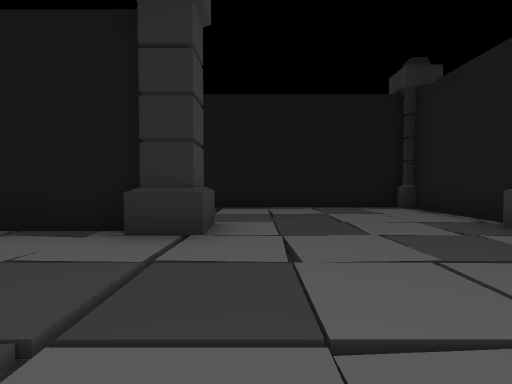
View 1 (above)

24 first-person views from a walk through a Unity game level. The camera is 1.3 m above the floor, tilts 2° down and sees 85° across. The floor is counted in squares, 2 m on a side. Each view is taken from the middle of a square. On the plan, view 1 faces up. The plan holds only what a view shows up to about 9 squares ahead; the rest is blank. The place goes on beyond the plan. The player is left out.

View 2
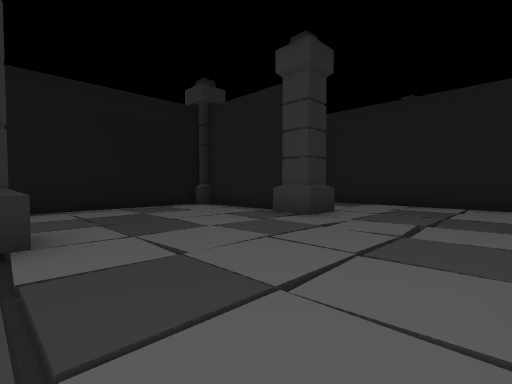

View 3
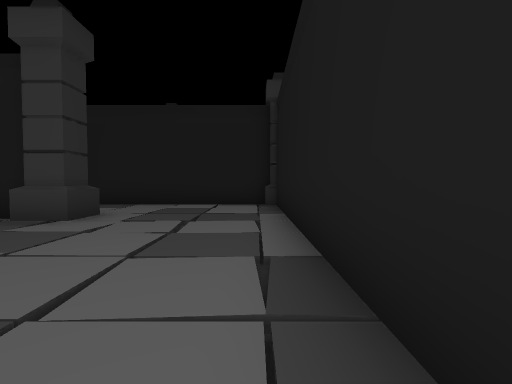

View 4
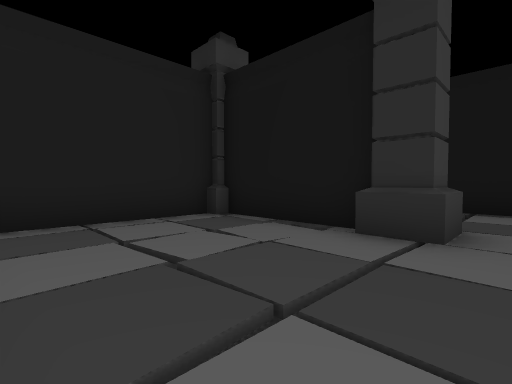

View 5
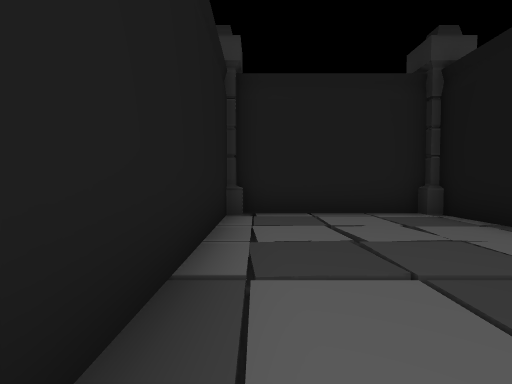

View 6
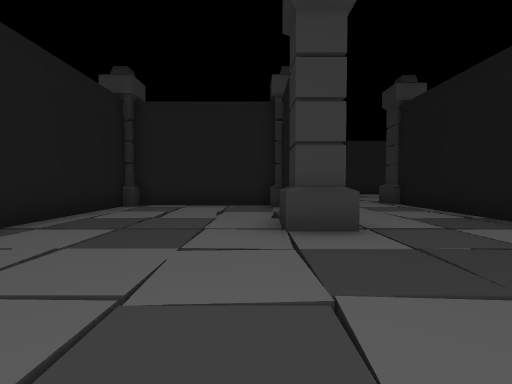

View 7
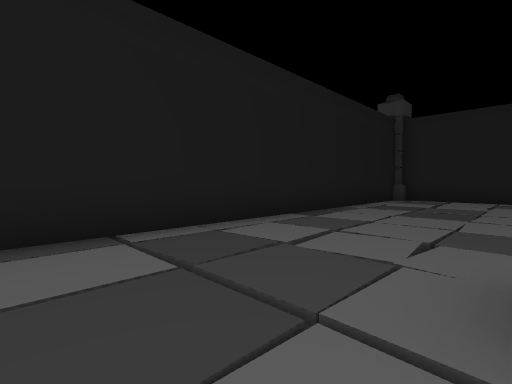

View 8
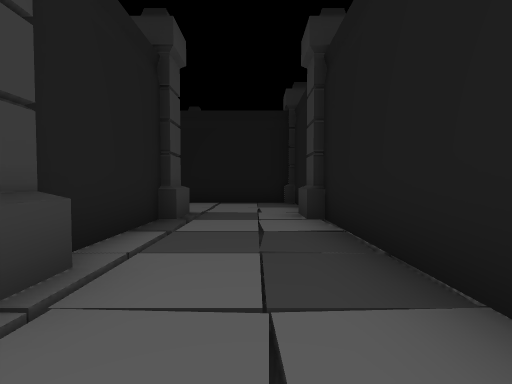

View 9
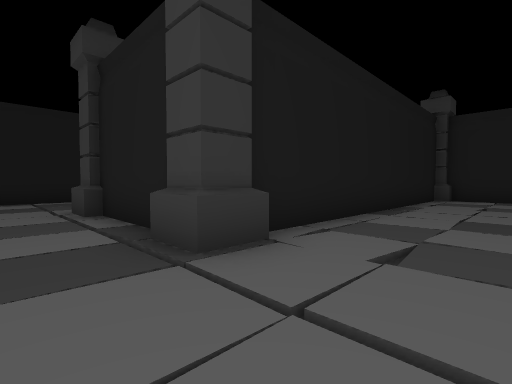

View 10
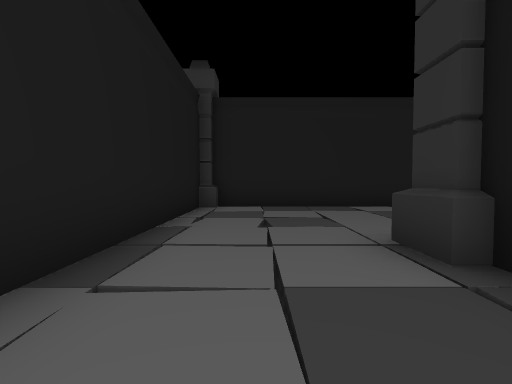

View 11
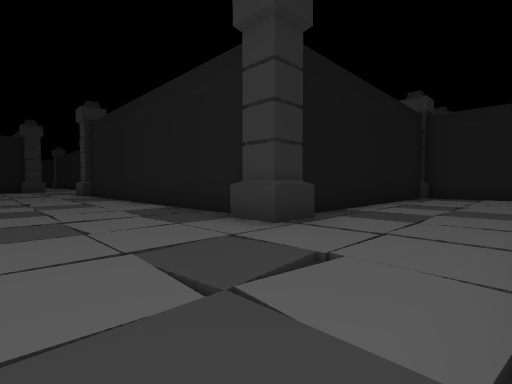

View 12
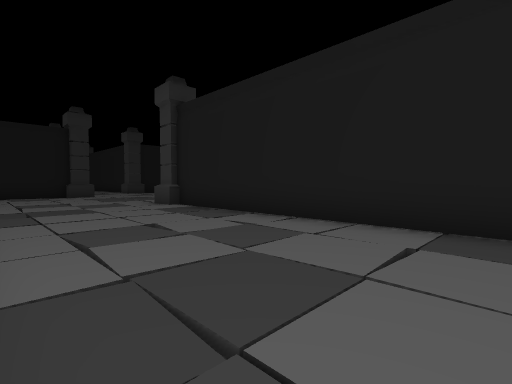

View 13
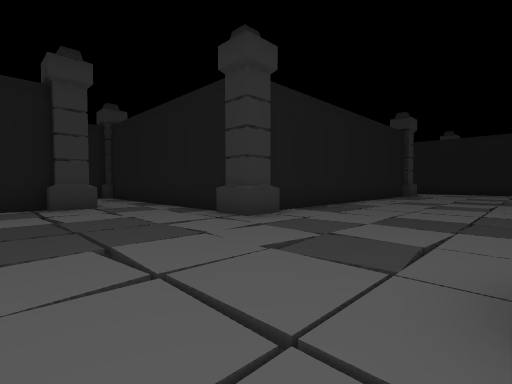

View 14
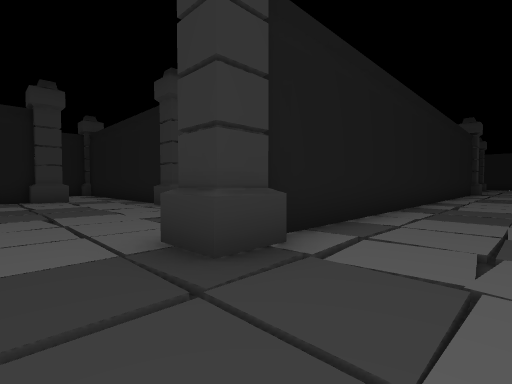

View 15
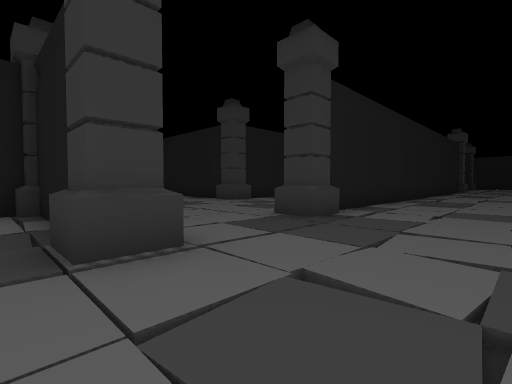

View 16
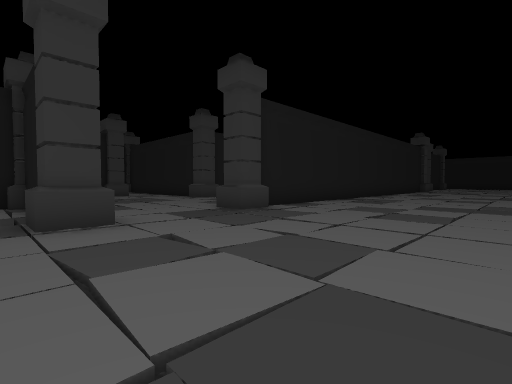

View 17
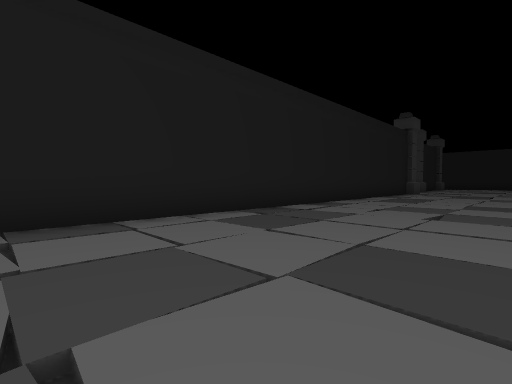

View 18
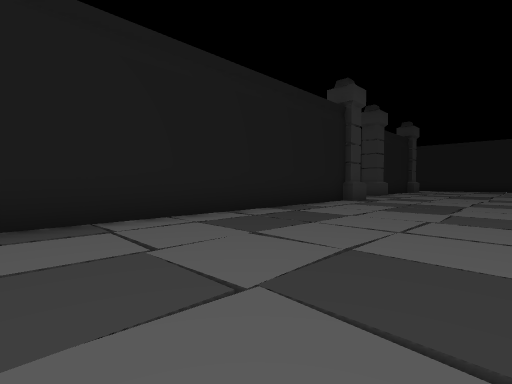

View 19
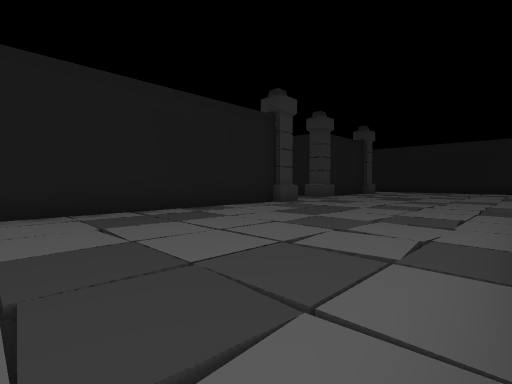

View 20
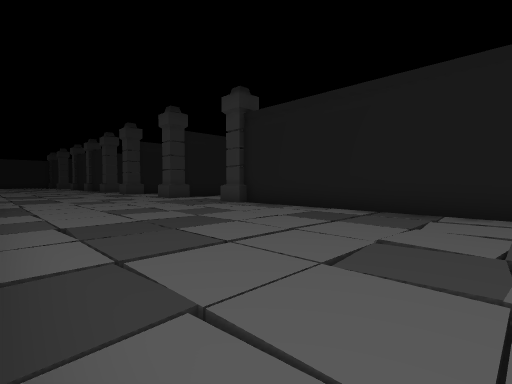

View 21
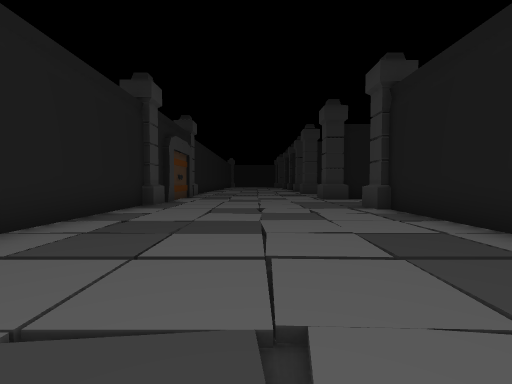

View 22
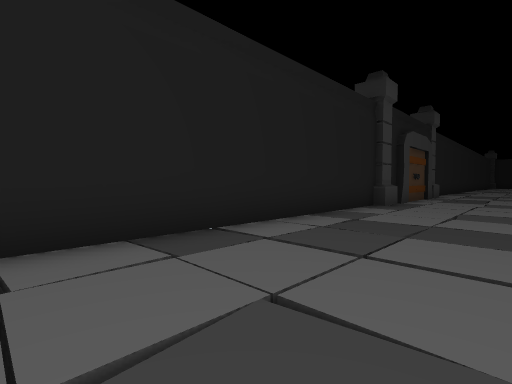

View 23
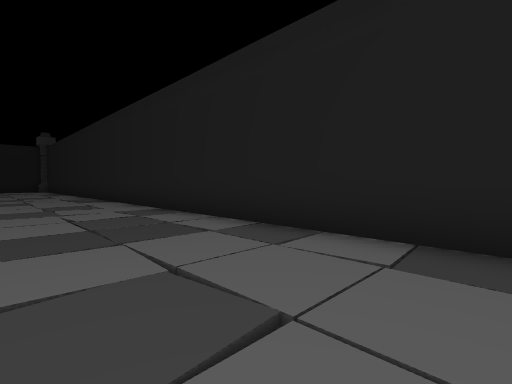

View 24
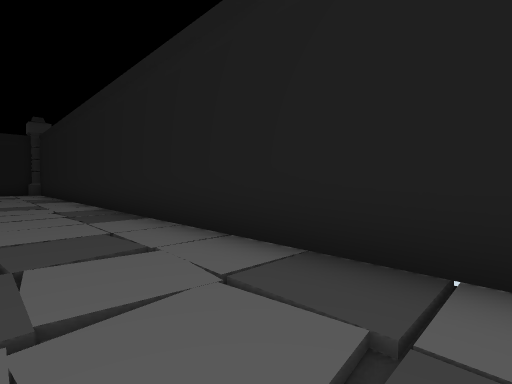

### Floor plan
Points are (right, up) in squares from view 1. A wall is a line through its corners. A room is listed if a view was taken in it or the views show most of it. See-through windows are left out.
Room 1 (views 1, 2, 3, 4, 5, 6, 7, 8)
walls: (-1.5, 3.7) (-4.5, 3.7); (4, 4.4) (4, 6.5); (3.5, 7.2) (-0.5, 7.2); (-4.8, 3.5) (-4.8, -0.5); (-4.5, -0.6) (6.1, -0.6); (7.2, -0.5) (7.2, 4.5)
ways out: opening at (-1, 5.5) to room 2; opening at (5.5, 5.5) to room 2
objects: other object (-1, 4); other object (4, 4)
Room 2 (views 9, 10, 11, 12, 13, 14, 15, 16, 17, 18, 19, 20, 21, 22, 23, 24)
walls: (-0.8, 11.5) (-0.8, 20.5); (-0.5, 7.2) (-5.4, 7.2); (4.3, 6.6) (4.3, 4.4); (-5.8, 7.8) (-5.8, 22.6); (-5.5, 13.2) (-5.5, 7.5) (3.6, 7.5); (6.5, 10.8) (-0.4, 10.8); (7.2, 8.4) (7.2, 10.2); (7.2, 4.5) (7.2, 6.5); (-0.2, 21.2) (4, 21.2); (3, 23.6) (3, 24.8); (-4.8, 27.2) (-2.5, 27.2); (-12.2, 23.2) (-12.2, 2.5); (-12.2, 25.2) (-12.2, 24.8); (-11.8, 25.8) (-11.8, 25.1)
ways out: opening at (-1, 5.5) to room 1; opening at (5.5, 5.5) to room 1; opening at (3, 22.5)
objects: other object (-12, 24); other object (-6, 7); other object (-6, 23); other object (-6, 27); other object (-5, -1); other object (-5, 4); other object (-2, 27); other object (-1, 11); other object (-1, 21); other object (3, 23); other object (4, 7); other object (7, -1); other object (7, 7); other object (7, 11)

Where each view was taken, in squares from view 1:
view 1: 0 up, 0 right, facing up
view 2: 0 up, 1 left, facing up-right
view 3: 0 up, 1 left, facing right
view 4: 0 up, 0 right, facing up-left
view 5: 0 up, 1 right, facing left
view 6: 3 up, 3 right, facing left
view 7: 3 up, 6 right, facing down-left
view 8: 2 up, 6 right, facing up
view 9: 10 up, 6 right, facing down-left
view 10: 9 up, 2 right, facing left
view 11: 8 up, 4 left, facing up-right
view 12: 13 up, 5 left, facing up-right
view 13: 25 up, 5 left, facing down-right
view 14: 25 up, 8 left, facing down-right
view 15: 28 up, 9 left, facing down-right
view 16: 28 up, 11 left, facing down-right
view 17: 22 up, 10 left, facing down-right
view 18: 16 up, 10 left, facing down-right
view 19: 15 up, 12 left, facing down-right
view 20: 16 up, 12 left, facing up-right
view 21: 16 up, 9 left, facing up
view 22: 16 up, 9 left, facing up-left
view 23: 18 up, 9 left, facing down-left
view 24: 13 up, 10 left, facing down-left
